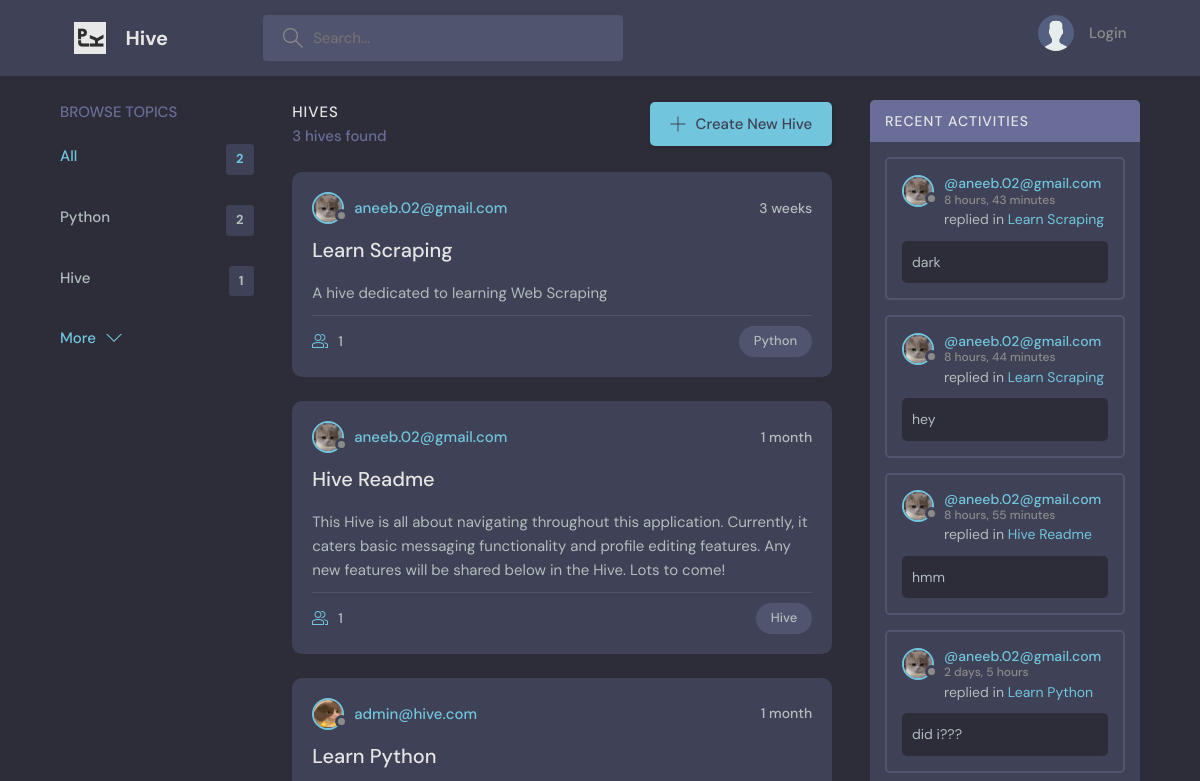
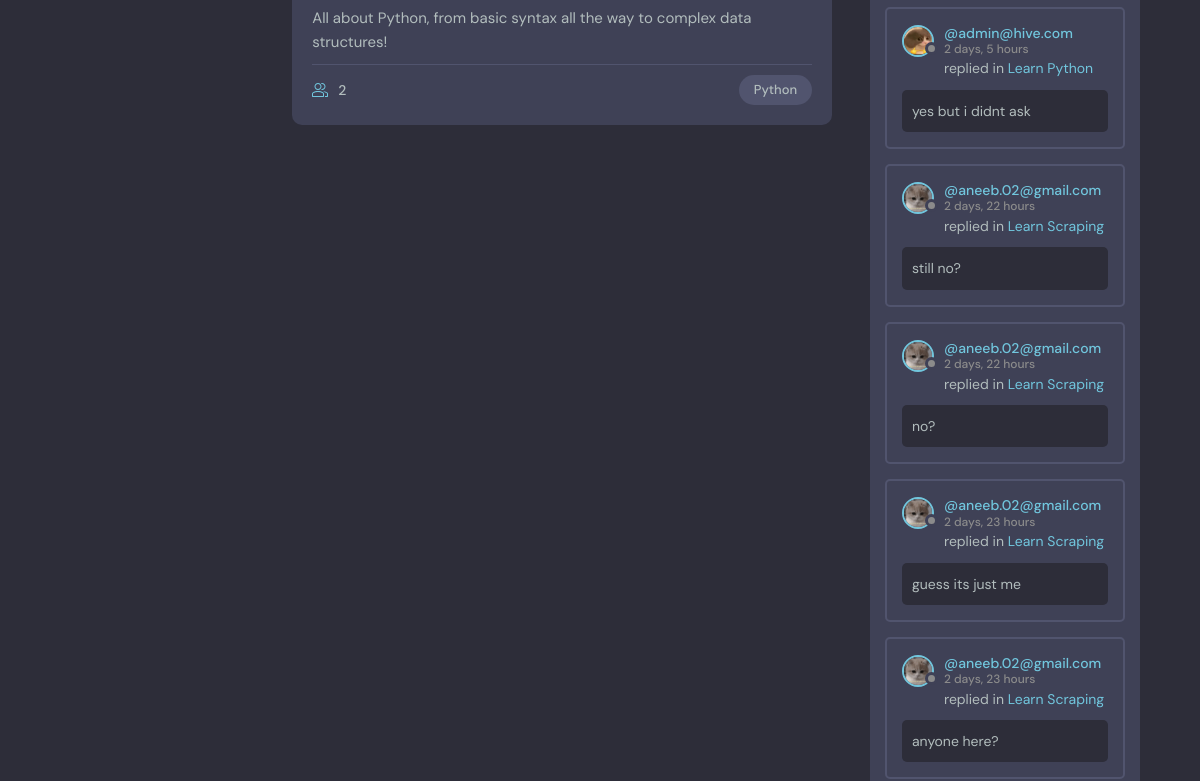
Before: / (upper part) with the older database file (2 pictures, top to bottom).
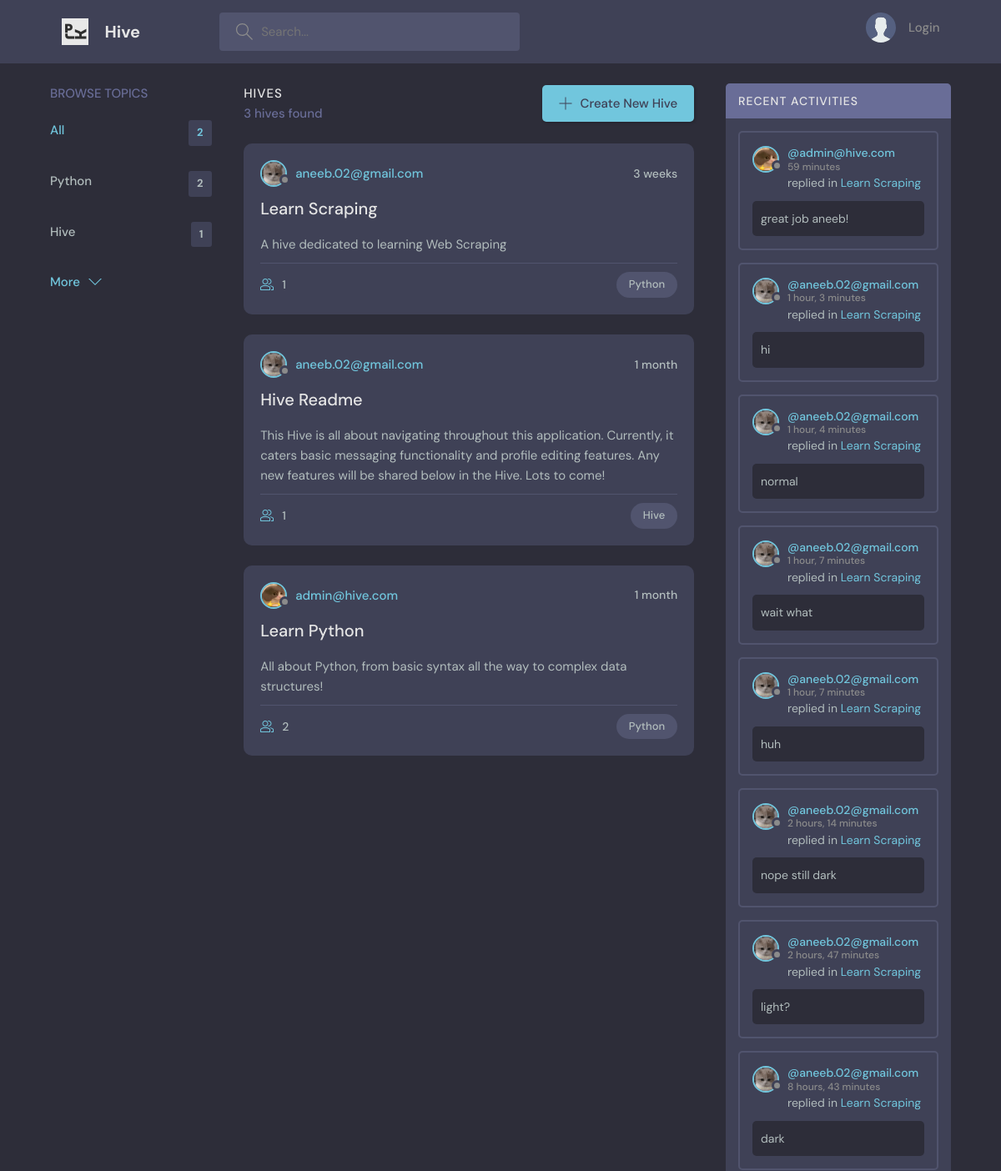
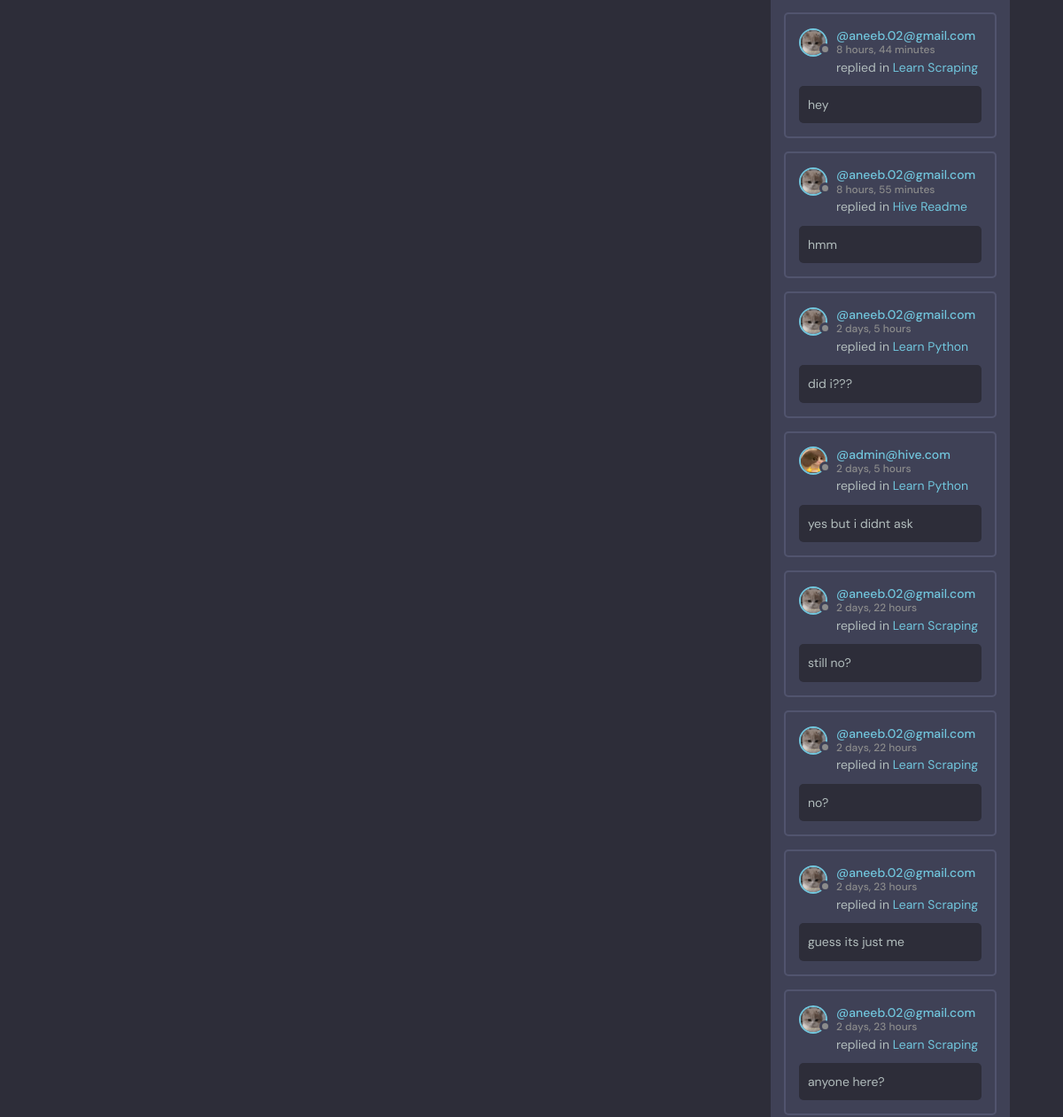
After: the same page with the newer database file (2 pictures, top to bottom).
### home/models.py (models this page shows, shortened)
class Topic(models.Model):
  name = models.CharField(max_length=150)
  def __str__(self):
    return self.name

class Hive(models.Model):
  creator = models.ForeignKey(User, on_delete=models.SET_NULL, null=True)
  topic = models.ForeignKey(Topic, on_delete=models.SET_NULL, null=True)
  buzz = models.CharField(max_length=150)
  details = models.TextField(null=True, blank=True)
  members = models.ManyToManyField(User, related_name='members', blank=True)
  updated = models.DateTimeField(auto_now=True) #auto timestamp
  created_at = models.DateTimeField(auto_now_add=True)
  class Meta:
    ordering = ['-updated', '-created_at']
  def __str__(self):
    return self.buzz

class User(AbstractUser):
  name = models.CharField(max_length=200, null=True)
  email = models.EmailField(unique=True, null=True)
  bio = models.TextField(null=True)
  avatar = models.ImageField(null=True, default='avatar.svg')
  USERNAME_FIELD = 'email'
  REQUIRED_FIELDS = []

class Message(models.Model):
  user = models.ForeignKey(User, on_delete=models.CASCADE)
  hive = models.ForeignKey(Hive, on_delete=models.CASCADE) #delete all msgs with the room
  body = models.TextField()
  updated = models.DateTimeField(auto_now=True) #auto timestamp
  created_at = models.DateTimeField(auto_now_add=True)
  class Meta:
    ordering = ['-updated', '-created_at']

### home/views.py (the view)
# urls.py: path('', views.home, name="homepage"),
def home(request):
  q = request.GET.get('q') if request.GET.get('q') else ''
  q = urllib.parse.unquote(q)
  hives = Hive.objects.filter(
    Q(topic__name__icontains = q) |
    Q(buzz__icontains = q) |
    Q(details__icontains = q)
  )
  topics = Topic.objects.all()
  chats = Message.objects.filter(
    Q(hive__topic__name__icontains = q)
  )
  hive_count = hives.count()
  topic_count = topics.count()
  context = {'hives': hives, 'topics': topics, 'topic_count': topic_count, 'hive_count': hive_count, "q": q, "chats": chats}
  return render(request, 'home/home.html', context)

### home/templates/home/home.html (shortened to what this page needs)
{% extends 'main.html' %}
{% block content %}
    <main class="layout layout--3">
      <div class="container">
       {% include 'home/topic_comps.html' %}
        <div class="roomList">
          <div class="roomList__header">
            <div>
              <h2>Hives</h2>
              <p>{{hive_count}} hives found</p>
            </div>
            <a class="btn btn--main" href="{% url 'create-hive'%}">
              <svg version="1.1" xmlns="http://www.w3.org/2000/svg" width="32" height="32" viewBox="0 0 32 32">
                <title>add</title>
                <path
                  d="M16.943 0.943h-1.885v14.115h-14.115v1.885h14.115v14.115h1.885v-14.115h14.115v-1.885h-14.115v-14.115z"
                ></path>
              </svg>
              Create New Hive
            </a>
          </div>
          {% include 'home/feed_comps.html' %}
        </div>
        <div class="activities">
          <div class="activities__header">
            <h2>Recent Activities</h2>
          </div>
          {% include 'home/activity_comps.html' %}
        </div>
      </div>
    </main>
{% endblock content%}

### home/templates/home/topic_comps.html (shortened to what this page needs)
      <div class="topics">
        <div class="topics__header">
          <h2>Browse Topics</h2>
        </div>
        <ul class="topics__list">
          <li>
            <a href="{% url 'homepage' %}" class="active">All <span>{{topics.count}}</span></a>
          </li>
          {% for topic in topics %}
          <li>
            <a href="{% url 'homepage' %}?q={{ topic.name }}">{{ topic.name }} <span>{{ topic.hive_set.count }}</span></a>
          </li>
          {% endfor %}
        </ul>
        <a class="btn btn--link" href="topics.html">
          More
          <svg version="1.1" xmlns="http://www.w3.org/2000/svg" width="32" height="32" viewBox="0 0 32 32">
            <title>chevron-down</title>
            <path d="M16 21l-13-13h-3l16 16 16-16h-3l-13 13z"></path>
          </svg>
        </a>
      </div>

### home/templates/home/feed_comps.html (shortened to what this page needs)
{% for hive in hives %}
<div class="roomListRoom">
  <div class="roomListRoom__header">
    <a href="{%url 'user-profile' hive.creator.id %}" class="roomListRoom__author">
      <div class="avatar avatar--small">
        <img src="{{hive.creator.avatar.url}}" />
      </div>
      <span>{{hive.creator}}</span>
    </a>
    <div class="roomListRoom__actions">
      <span>{{hive.created_at | timesince}}</span>
    </div>
  </div>
  <div class="roomListRoom__content">
    <a href="{% url 'hive' hive.id%}">{{hive.buzz}}</a>
    <p>
      {{hive.details}}
    </p>
  </div>
  <div class="roomListRoom__meta">
    <a href="room.html" class="roomListRoom__joined">
      {{hive.members.count}}
    </a>
    <p class="roomListRoom__topic">{{hive.topic}}</p>
  </div>
</div>
{% endfor %}

### home/templates/home/activity_comps.html (shortened to what this page needs)
{% for chat in chats %}
<div class="activities__box">
  <div class="activities__boxHeader roomListRoom__header">
    <a href="{% url 'user-profile' chat.user.id%}" class="roomListRoom__author">
      <div class="avatar avatar--small">
        <img src="{{chat.user.avatar.url}}" />
      </div>
      <p>
        @{{chat.user}}
        <span>{{chat.created_at|timesince}}</span>
      </p>
    </a>
  </div>
  <div class="activities__boxContent">
    <p>replied in <a href="{% url 'hive' chat.hive.id %}">{{chat.hive}}</a></p>
    <div class="activities__boxRoomContent">
      {{chat.body}}
    </div>
  </div>
</div>
{% endfor %}

Changed rows visible on the page:
added Message: user.avatar (picture), user "admin@hive.com", created_at "59 minutes", hive "Learn Scraping", body "great job aneeb!"
added Message: user.avatar (picture), user "aneeb.02@gmail.com", created_at "1 hour, 3 minutes", hive "Learn Scraping", body "hi"
added Message: user.avatar (picture), user "aneeb.02@gmail.com", created_at "1 hour, 4 minutes", hive "Learn Scraping", body "normal"
added Message: user.avatar (picture), user "aneeb.02@gmail.com", created_at "1 hour, 7 minutes", hive "Learn Scraping", body "wait what"
added Message: user.avatar (picture), user "aneeb.02@gmail.com", created_at "1 hour, 7 minutes", hive "Learn Scraping", body "huh"
added Message: user.avatar (picture), user "aneeb.02@gmail.com", created_at "2 hours, 14 minutes", hive "Learn Scraping", body "nope still dark"
added Message: user.avatar (picture), user "aneeb.02@gmail.com", created_at "2 hours, 47 minutes", hive "Learn Scraping", body "light?"
